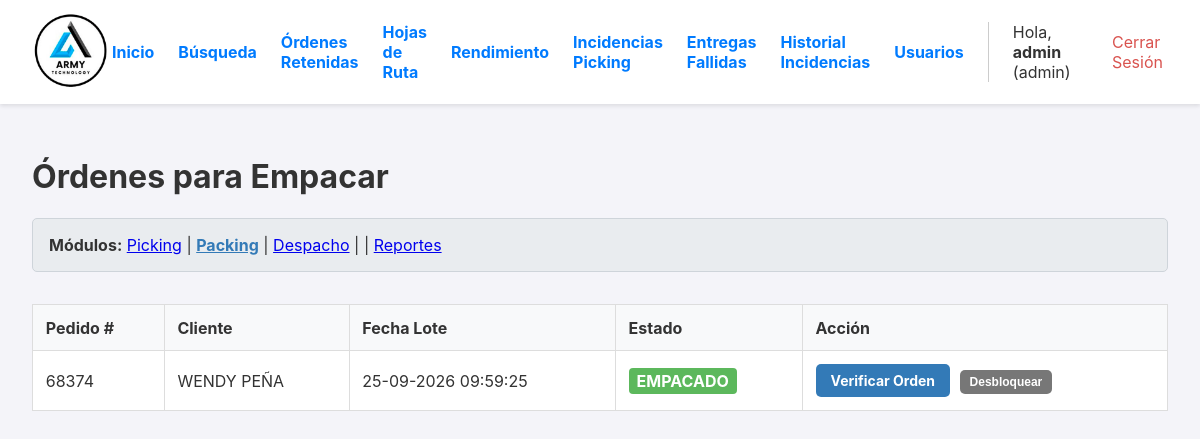
Before: /packing (signed in) with the older database file.
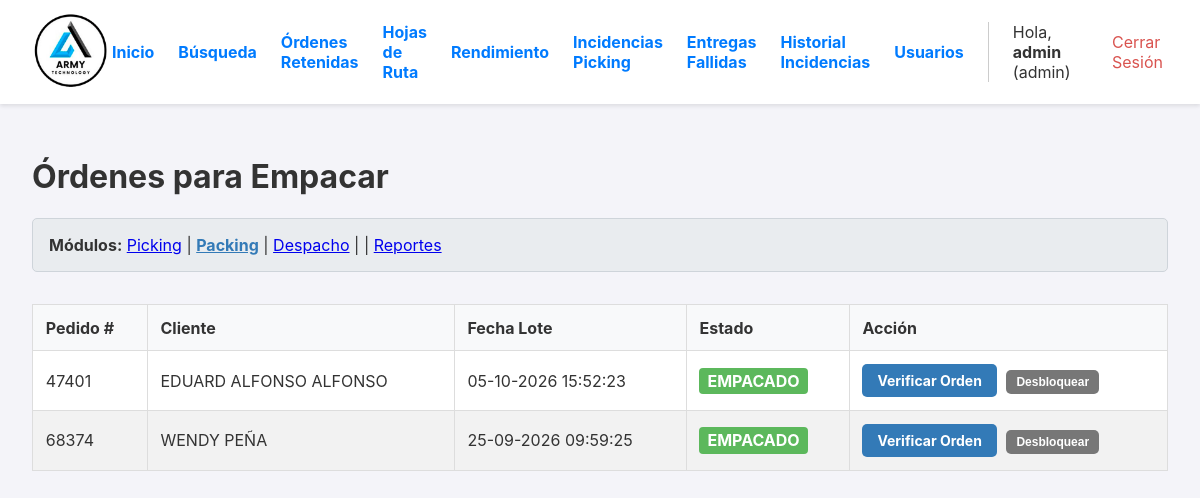
After: the same page with the newer database file.
### app.py (models this page shows, shortened)
class Orden(db.Model):
    id = db.Column(db.Integer, primary_key=True)
    numero_pedido = db.Column(db.String(50), unique=True, nullable=False)
    cliente_nombre = db.Column(db.String(200), nullable=False)
    cliente_direccion = db.Column(db.String(300), nullable=True)
    estado = db.Column(db.String(30), nullable=False, default='PENDIENTE')
    fecha_creacion = db.Column(db.DateTime, nullable=False, default=datetime.datetime.utcnow)
    lote_id = db.Column(db.Integer, db.ForeignKey('lote_picking.id'), nullable=True)
    items = db.relationship('ItemOrden', backref='orden', lazy=True, cascade="all, delete-orphan")
    fecha_inicio_picking = db.Column(db.DateTime, nullable=True)
    fecha_fin_picking = db.Column(db.DateTime, nullable=True)
    fecha_fin_packing = db.Column(db.DateTime, nullable=True)
    fecha_despacho = db.Column(db.DateTime, nullable=True)
    packer_id = db.Column(db.Integer, db.ForeignKey('user.id', ondelete='SET NULL'), nullable=True)
    packer = db.relationship('User', foreign_keys=[packer_id])
    devolucion_confirmada = db.Column(db.Boolean, default=False, nullable=False)
    bultos = db.relationship('Bulto', backref='orden', cascade="all, delete-orphan")
    hoja_de_ruta_id = db.Column(db.Integer, db.ForeignKey('hoja_de_ruta.id'), nullable=True)
    destino_id = db.Column(db.Integer, db.ForeignKey('destino.id'), nullable=True)
    destino = db.relationship('Destino', backref='ordenes')
    guia_encomienda = db.Column(db.String(100), nullable=True)
    nota_entrega = db.Column(db.Text, nullable=True)
    fecha_entrega_final = db.Column(db.DateTime, nullable=True)
    nota_bodega = db.Column(db.Text, nullable=True)

class LotePicking(db.Model):
    id = db.Column(db.Integer, primary_key=True)
    fecha_creacion = db.Column(db.DateTime, nullable=False, default=datetime.datetime.utcnow)
    estado = db.Column(db.String(20), nullable=False, default='ACTIVO')
    ordenes = db.relationship('Orden', backref='lote', lazy=True)
    operario_id = db.Column(db.Integer, db.ForeignKey('user.id', ondelete='SET NULL'), nullable=True)
    operario = db.relationship('User', backref='lotes_asignados')

### app.py (the view)
@app.route('/packing')
@login_required
def dashboard_packing():
    ordenes_para_packing = Orden.query.filter_by(estado='EMPACADO').order_by(Orden.fecha_creacion.asc()).all()
    return render_template('dashboard_packing.html', ordenes=ordenes_para_packing)

### app.py (called while the page is built)
@login_manager.user_loader
def load_user(user_id):
    return db.session.get(User, int(user_id))

@app.template_filter('localtime')
def to_localtime_filter(utc_datetime):
    if not utc_datetime: return ""
    local_tz = pytz.timezone('America/Costa_Rica')
    local_dt = utc_datetime.replace(tzinfo=pytz.utc).astimezone(local_tz)
    return local_dt.strftime('%d-%m-%Y %H:%M:%S')

### templates/dashboard_packing.html (shortened to what this page needs)
{% extends "layout.html" %}
{% block content %}
    <h1>Órdenes para Empacar</h1>
    <div class="navegacion-modulos" style="margin-bottom: 2rem;">
        <strong>Módulos:</strong>
        <a href="{{ url_for('dashboard') }}">Picking</a> |
        <a href="{{ url_for('dashboard_packing') }}" style="font-weight: bold; color: #337ab7;">Packing</a> |
        <a href="{{ url_for('dashboard_despacho') }}">Despacho</a> |
        {% if current_user.role == 'admin' %}
        | <a href="{{ url_for('reportes_y_busqueda') }}">Reportes</a>
        {% endif %}
    </div>
    <table>
        <thead>
            <tr>
                <th>Pedido #</th>
                <th>Cliente</th>
                <th>Fecha Lote</th>
                <th>Estado</th>
                <th>Acción</th>
            </tr>
        </thead>
        <tbody>
            {% for orden in ordenes %}
            <tr>
                <td>{{ orden.numero_pedido }}</td>
                <td>{{ orden.cliente_nombre }}</td>
                <td>{{ orden.lote.fecha_creacion | localtime if orden.lote else 'N/A' }}</td>
                <td>
                    <span class="estado estado-{{ orden.estado }}">{{ orden.estado.replace('_', ' ') }}</span>
                </td>
                <td>
                    <a href="{{ url_for('detalle_packing', orden_id=orden.id) }}" class="action-link">Verificar Orden</a>
                    {% if current_user.role == 'admin' %}
                        <form action="{{ url_for('desbloquear_orden_packing', orden_id=orden.id) }}" method="POST" style="display: inline;"
                              onsubmit="return confirm('¿Está seguro de que desea forzar el avance de esta orden a Despacho? Úselo solo para órdenes atascadas.');">
                            <button type="submit" class="action-link unlock-btn">Desbloquear</button>
                        </form>
                    {% endif %}
                </td>
            </tr>
            {% else %}
            <tr>
                <td colspan="5" style="text-align: center; padding: 2em;">No hay órdenes para empacar en este momento. ¡Buen trabajo en el picking!</td>
            </tr>
            {% endfor %}
        </tbody>
    </table>
{% endblock %}

Changed rows visible on the page:
now on this page (row edited): Orden: numero_pedido "47401", cliente_nombre "EDUARD ALFONSO ALFONSO", lote.fecha_creacion "05-10-2026 15:52:23", estado.replace "EMPACADO"
